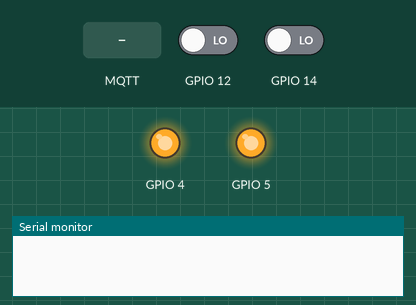
The sketch below on a simulated ESP8266 (NodeMCU). Shown: output pins drawn as LEDs (lit = HIGH), the last lines printed to the serial monitor. Inputs (shaded band) come from the test bench; at power-on: GPIO 12 LOW, GPIO 14 LOW. WiFi joins after 1.5 s; servers stay silent unless stated; no MQTT or app messages arrive unless stated.

Above: at 1.2 s.
1.3 s: MQTT message "1" arrives on the first subscribed topic
At 1.7 s:
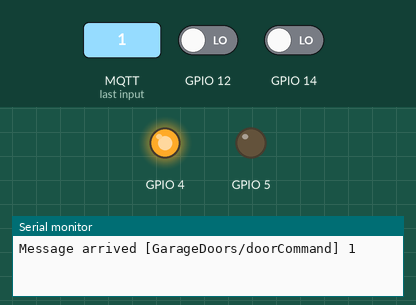
3.3 s: GPIO 12 driven HIGH
4.8 s: MQTT message "on" arrives on the first subscribed topic
6.3 s: MQTT message "off" arrives on the first subscribed topic
7.8 s: GPIO 12 driven LOW
Timing chart, 0 to 10.3 s (numbered marks = the images above; inputs shaded):
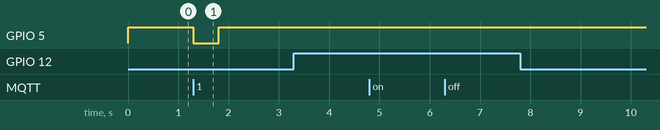

The sketch:

GarageDoorOpenerV2.ino
```cpp
#include <SimpleTimer.h>
#include <ESP8266WiFi.h>
#include <ESP8266mDNS.h>
#include <PubSubClient.h>       //mqtt
#include <ArduinoOTA.h>


/*************************** START USER CONFIG SECTION ***************************/

#define USER_SSID                 "YOUR_SSID"
#define USER_PASSWORD             "WIFI_PASSWORD"
#define USER_MQTT_SERVER          "MQTT_SERVER_ADDRESS"
#define USER_MQTT_PORT            1883
#define USER_MQTT_USER_NAME       "MQTT_USER"
#define USER_MQTT_PASSWORD        "MQTT_PASSWORD"
#define USER_MQTT_CLIENT_NAME     "GarageDoors"

#define DOORS                     2                   // how many doors to monitor
#define SENSOR_PINS               14,12               // remember arrays start at 0
#define OUTPUT_PINS               5,4

/*************************** END USER CONFIG SECTION ****************************/

WiFiClient espClient;
PubSubClient client(espClient);
SimpleTimer timer;

// global Variables //
bool boot = true;
char charTopic[50];
char charPayload[50];
const int door_count = DOORS;
static const uint8_t sense_pins[] = {SENSOR_PINS};    // makes an array of input pins
static const uint8_t switch_pins[] = {OUTPUT_PINS};   // makes an array of output pins
byte door_state[door_count];                          // create array for door status
byte door_state_last[door_count];                     // create array for last state for doors
byte x=0;
byte refresh[door_count];
byte r=0;

// functions //
void setup_wifi() {
  WiFi.begin(USER_SSID, USER_PASSWORD);
}

// connect or reconnect to mqtt server
void reconnect() {
  int retries = 0;
  while (!client.connected()) {
    if (retries < 150) {
      if (client.connect(USER_MQTT_CLIENT_NAME, USER_MQTT_USER_NAME, USER_MQTT_PASSWORD)) {
        if (boot == false) { client.publish(USER_MQTT_CLIENT_NAME"/checkIn","Reconnected" ); }
        if (boot == true) { client.publish(USER_MQTT_CLIENT_NAME"/checkIn","Rebooted" ); }
        client.subscribe(USER_MQTT_CLIENT_NAME"/doorCommand");
      } else {
        retries++;
        delay(5000);
      }
    }
    if (retries > 149) { ESP.restart(); }
  }
}

// Check door sensors
void doorCheck() {
  if (x < door_count) {
    door_state[x] = digitalRead(sense_pins[x]);
    if (door_state[x] != door_state_last[x] || refresh[x] == 1) {
      String doorNum = String(x + 1); // convert int to string and add 1 so human readable
      String doorClose = String(USER_MQTT_CLIENT_NAME) + "/doorStatus/door"  + String(doorNum); // concat message for mqtt topic and then convert to char array
      doorClose.toCharArray(charTopic, doorClose.length() + 1);
      if (door_state[x] == LOW) {
        client.publish(charTopic, "closed", true);
        Serial.print("door ");
        Serial.print(doorNum);
        Serial.println(" Closed");
      } else {
        client.publish(charTopic, "open", true);
        Serial.print("door ");
        Serial.print(doorNum);
        Serial.println(" Open");
      }
      delay(50);
    }
    door_state_last[x] = door_state[x];
    if (refresh[x] == 1) { refresh[x] = 0; }
  }
  x = x+1;
  // reset door count to 0 after set count reached
  if (x > door_count) {x = 0;}
}

// control output pins to toggle doors with mqtt
void doorControl(char* topic, byte* payload, unsigned int length) {
  Serial.print("Message arrived [");
  String newTopic = topic;
  Serial.print(topic);
  Serial.print("] ");
  payload[length] = '\0';
  String newPayload = String((char *)payload);
  int intPayload = newPayload.toInt();
  Serial.println(newPayload);
  Serial.println();
  newPayload.toCharArray(charPayload, newPayload.length() + 1);

  // mqtt topic of CLIENT_NAME/doorControl will trigger appropiate pin from payload (in array, so door 0 will be a payload of 0)
  if (newTopic == USER_MQTT_CLIENT_NAME"/doorCommand") {
    digitalWrite(switch_pins[intPayload - 1], LOW);
    delay(500);
    digitalWrite(switch_pins[intPayload - 1], HIGH);
  }
}

void checkIn() {
  for(int i=0;i<door_count;i++){ refresh[i] = 1; }
}

void setup() {
  // call wifi setup function
  WiFi.mode(WIFI_STA);
  setup_wifi();

  // setup mqtt server / client stuff
  client.setServer(USER_MQTT_SERVER, USER_MQTT_PORT);
  client.setCallback(doorControl);

  // setup sensor pins for input
  for (byte y = 0; y < door_count; y++) {
    pinMode(sense_pins[y], INPUT);
  }

  // setup switch pins for output, and default to high
  for (byte y = 0; y < door_count; y++) {
    pinMode(switch_pins[y], OUTPUT);
    digitalWrite(switch_pins[y], HIGH);
  }

  // setup arduino ota update
  ArduinoOTA.setHostname(USER_MQTT_CLIENT_NAME);
  ArduinoOTA.begin();

  // setup timer for refreshing door sensors
  timer.setInterval(60000, checkIn);

  Serial.begin(9600);
}

void loop() {
  doorCheck();
  if (!client.connected()) { reconnect(); }
  client.loop();
  ArduinoOTA.handle();
  timer.run();
}
```

Measured:
- after the input at 1.3 s, GPIO 5: HIGH → LOW at once, → HIGH 0.50 s later
